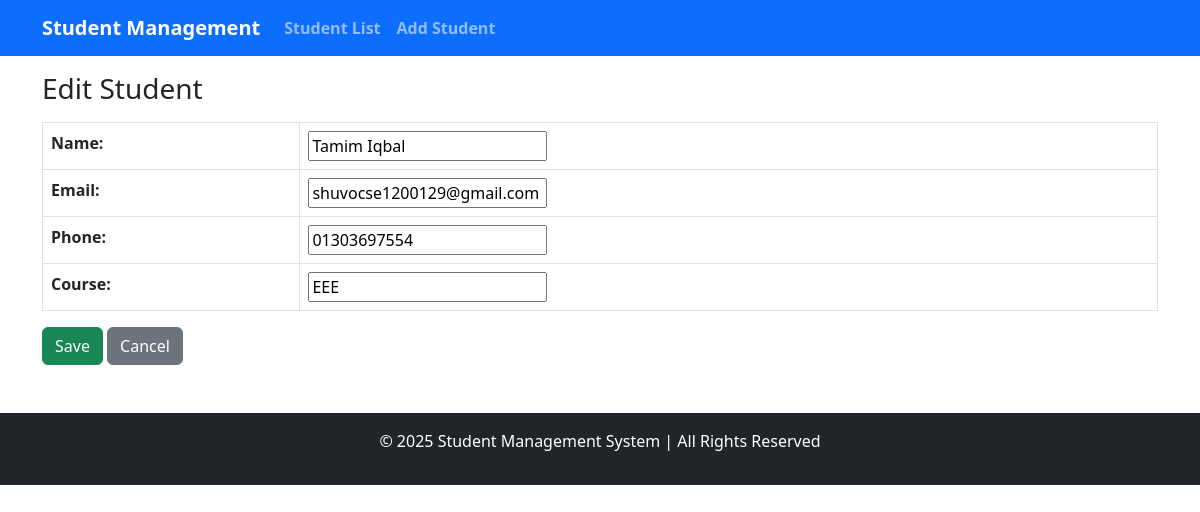
The page /edit/7/ on the database its author committed.
### students/models.py (models this page shows, shortened)
class Student(models.Model):
    name = models.CharField(max_length=100)
    email = models.EmailField(unique=True)
    phone = models.CharField(max_length=15)
    course = models.CharField(max_length=100)

### students/views.py (the view)
# urls.py: path('edit/<int:id>/', student_update, name='student_update'),
def student_update(request, id):
    student = get_object_or_404(Student, id=id)
    if request.method == 'POST':
        form = StudentForm(request.POST, instance=student)
        if form.is_valid():
            form.save()
            messages.success(request, "Student updated successfully!")
            return redirect('student_list')
    else:
        form = StudentForm(instance=student)
    return render(request, 'students/student_form.html', {'form': form})

### students/forms.py
class StudentForm(forms.ModelForm):
    class Meta:
        model = Student
        fields = ['name', 'email', 'phone', 'course']

### students/templates/students/student_form.html (shortened to what this page needs)
{% extends 'students/base.html' %}
{% block content %}
<h3>{% if form.instance.id %} Edit Student {% else %} Add Student {% endif %}</h3>
<form method="POST" class="mt-3">
    <table class="table table-bordered">
        {{ form.as_table }}
    </table>
    <button type="submit" class="btn btn-success">Save</button>
    <a href="{% url 'student_list' %}" class="btn btn-secondary">Cancel</a>
</form>
{% endblock %}

### rows shown on the page
Student: name "Tamim Iqbal", email "shuvocse1200129@gmail.com", phone "01303697554", course "EEE"
